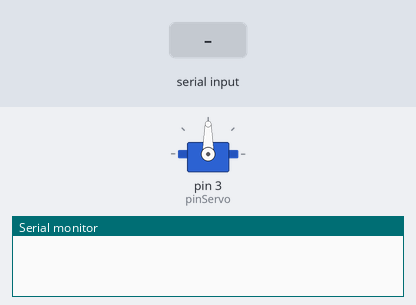
A sketch run on a simulated Arduino Uno, built with avr-gcc and run on an emulated ATmega328P. Shown: servo, the last lines printed to the serial monitor. The inputs (shaded band) are chosen by the test bench.

Above: at 1.2 s.
1.3 s: byte 30 received over Serial
At 2.4 s:
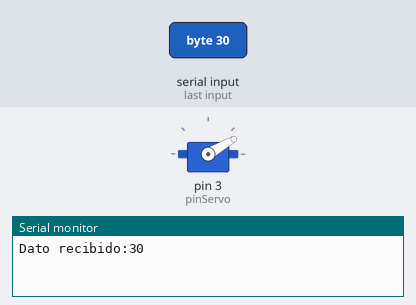
2.9 s: byte 120 received over Serial
At 3.6 s:
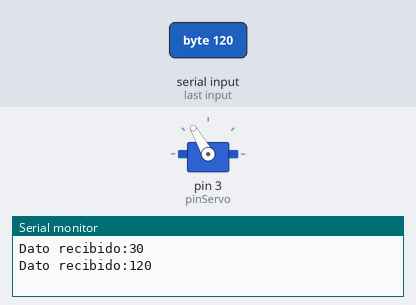
Timing chart, 0 to 5.9 s (numbered marks = the images above; inputs shaded):
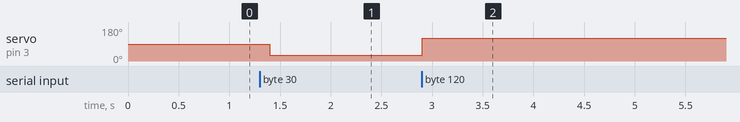

Measured:
- after the input at 1.3 s, servo on pin 3 (pinServo): 90° → 30° after 0.10 s
- after the input at 2.9 s, servo on pin 3 (pinServo): 30° → 120° at once

The sketch:

ArduinoProteus01.ino
```cpp
#include <Servo.h>

const byte pinServo = 3;
Servo miServo;

void setup() {
  Serial.begin(9600);
  miServo.attach(pinServo);
}

void loop() {
  byte byteLeido;
  if(Serial.available() > 0) {
    byteLeido = Serial.read();
    miServo.write(byteLeido);
    Serial.print("Dato recibido:");
    Serial.println(byteLeido,DEC);
  }
  delay(100);
}
```
